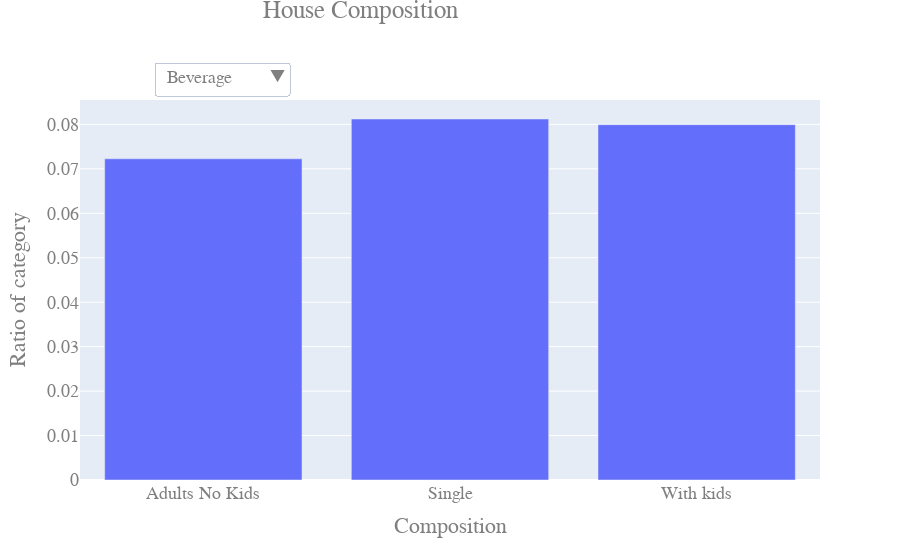

The notebook cell this image was saved under:
### Code cell
# Composition plot
group = "hh_comp_desc"
fig1 = go.Figure()
fig1.add_trace(
    go.Bar(x=dic_group[group]["Beverage"].index,
               y=dic_group[group]["Beverage"].values,
               name="High"))
fig1.update_layout(
    updatemenus=[
        go.layout.Updatemenu(
            active=0,
            buttons=dic_button["hh_comp_desc"],
            x=0.1,
            xanchor="left",
            y=1.1,
            yanchor="top"
        )
    ])
fig1.update_layout(
    title={
        'text': "House Composition",
        'y':1,
        'x':0.4,
        'xanchor': 'center',
        'yanchor': 'top'},
    xaxis_title="Composition",
    yaxis_title="Ratio of category",
    font=dict(
        family="Courier New, monospace",
        size=18,
        color="#7f7f7f"
    )
)

### Figure 1 — Plotly figure (JSON) as saved in the notebook; plotly's stock layout.template omitted (floating-point values rounded to 4 significant figures)
{"data": [{"name": "High", "type": "bar", "x": ["Adults No Kids", "Single", "With kids"], "y": [0.07225, 0.08121, 0.07994]}], "layout": {"autosize": true, "font": {"color": "#7f7f7f", "family": "Courier New, monospace", "size": 18}, "title": {"text": "House Composition", "x": 0.4, "xanchor": "center", "y": 1, "yanchor": "top"}, "updatemenus": [{"active": 0, "buttons": [{"args": [{"x": [["Adults No Kids", "Single", "With kids"]], "y": [[0.07225, 0.08121, 0.07994]]}], "label": "Beverage", "method": "update"}, {"args": [{"x": [["Adults No Kids", "Single", "With kids"]], "y": [[0.02876, 0.02966, 0.03189]]}], "label": "Carbs", "method": "update"}, {"args": [{"x": [["Adults No Kids", "Single", "With kids"]], "y": [[0.0466, 0.04737, 0.04566]]}], "label": "Condiments", "method": "update"}, {"args": [{"x": [["Adults No Kids", "Single", "With kids"]], "y": [[0.06885, 0.07, 0.06061]]}], "label": "Fruits", "method": "update"}, {"args": [{"x": [["Adults No Kids", "Single", "With kids"]], "y": [[0.06679, 0.06274, 0.0646]]}], "label": "Meals", "method": "update"}, {"args": [{"x": [["Adults No Kids", "Single", "With kids"]], "y": [[0.1242, 0.1249, 0.1202]]}], "label": "Meat", "method": "update"}, {"args": [{"x": [["Adults No Kids", "Single", "With kids"]], "y": [[0.1154, 0.1168, 0.1117]]}], "label": "Other", "method": "update"}, {"args": [{"x": [["Adults No Kids", "Single", "With kids"]], "y": [[0.009995, 0.01087, 0.008437]]}], "label": "Seafood", "method": "update"}, {"args": [{"x": [["Adults No Kids", "Single", "With kids"]], "y": [[0.2658, 0.2637, 0.2873]]}], "label": "Sweet snacks", "method": "update"}, {"args": [{"x": [["Adults No Kids", "Single", "With kids"]], "y": [[0.1215, 0.1194, 0.1213]]}], "label": "Veg animal", "method": "update"}, {"args": [{"x": [["Adults No Kids", "Single", "With kids"]], "y": [[0.07981, 0.07338, 0.06839]]}], "label": "Vegetables", "method": "update"}], "x": 0.1, "xanchor": "left", "y": 1.1, "yanchor": "top"}], "xaxis": {"autorange": true, "range": [-0.5, 2.5], "title": {"text": "Composition"}, "type": "category"}, "yaxis": {"autorange": true, "range": [0, 0.08549], "title": {"text": "Ratio of category"}, "type": "linear"}}}
